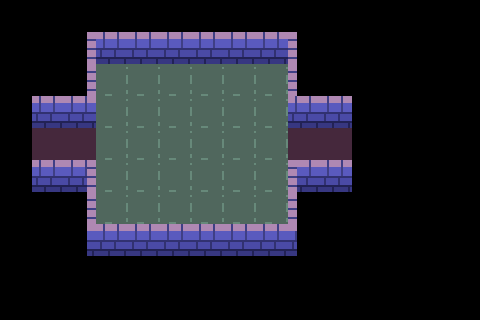

This game map was drawn from its Tiled (.tmx) file and the tilesets committed beside it. A one-line description and the full map source follow:
An orthogonal 15x10 tile map with 32x32 px tiles, 2 tile layers (ground, walls) and 5 objects (3x block, connection, enemy).

<map version="1.0" tiledversion="1.0.3" orientation="orthogonal" renderorder="right-down" width="15" height="10" tilewidth="32" tileheight="32" nextobjectid="13">
 <tileset firstgid="1" source="tower-tileset.tsx" />
 <layer name="ground" width="15" height="10">
  <data encoding="csv">
0,0,0,0,0,0,0,0,0,0,0,0,0,0,0,
0,0,0,0,0,0,0,0,0,0,0,0,0,0,0,
0,0,0,25,25,25,25,25,25,0,0,0,0,0,0,
0,0,0,25,25,25,25,25,25,0,0,0,0,0,0,
0,0,2,25,25,25,25,25,25,2,0,0,0,0,0,
0,0,0,25,25,25,25,25,25,0,0,0,0,0,0,
0,0,0,25,25,25,25,25,25,0,0,0,0,0,0,
0,0,0,0,0,0,0,0,0,0,0,0,0,0,0,
0,0,0,0,0,0,0,0,0,0,0,0,0,0,0,
0,0,0,0,0,0,0,0,0,0,0,0,0,0,0
</data>
 </layer>
 <layer name="walls" width="15" height="10">
  <data encoding="csv">
0,0,0,0,0,0,0,0,0,0,0,0,0,0,0,
0,0,14,12,12,12,12,12,12,15,0,0,0,0,0,
0,0,14,0,0,0,0,0,0,15,0,0,0,0,0,
0,12,12,0,0,0,0,0,0,12,12,0,0,0,0,
0,2,0,0,0,0,0,0,0,0,2,0,0,0,0,
0,12,23,0,0,0,0,0,0,22,12,0,0,0,0,
0,0,14,0,0,0,0,0,0,15,0,0,0,0,0,
0,0,24,12,12,12,12,12,12,21,0,0,0,0,0,
0,0,0,0,0,0,0,0,0,0,0,0,0,0,0,
0,0,0,0,0,0,0,0,0,0,0,0,0,0,0
</data>
 </layer>
 <objectgroup name="objects">
  <object id="1" name="2" type="connection" x="288" y="128" width="32" height="32">
   <properties>
    <property name="to" value="01" />
   </properties>
  </object>
  <object id="9" type="block" x="160" y="160" width="32" height="32" />
  <object id="10" type="block" x="224" y="128" width="32" height="32" />
  <object id="11" type="block" x="128" y="128" width="32" height="32" />
  <object id="12" type="enemy" x="224" y="96" width="32" height="32">
   <properties>
    <property name="dir" value="up" />
   </properties>
  </object>
 </objectgroup>
</map>
